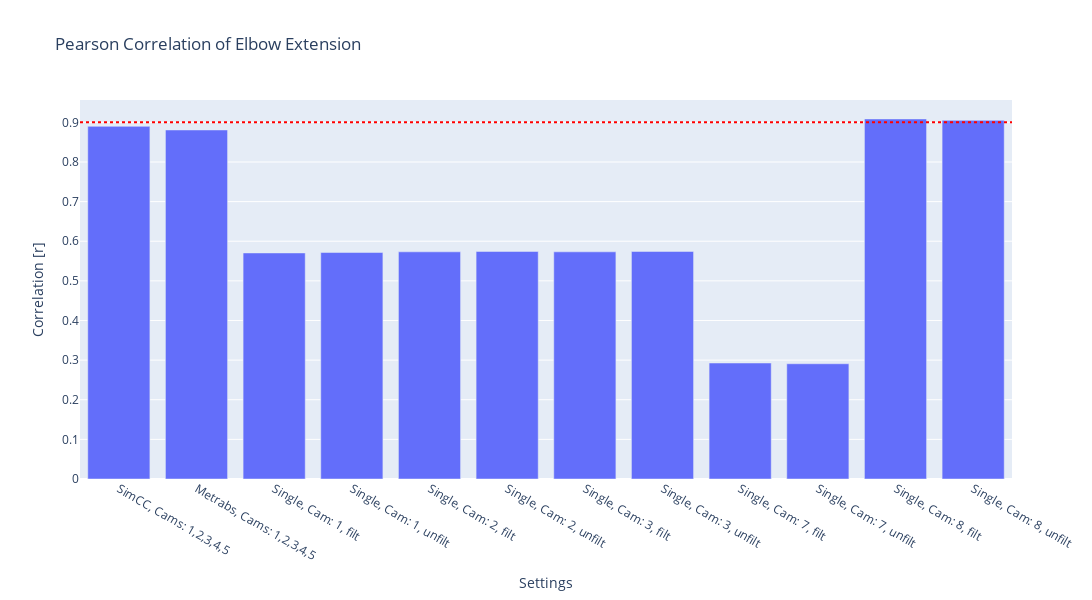
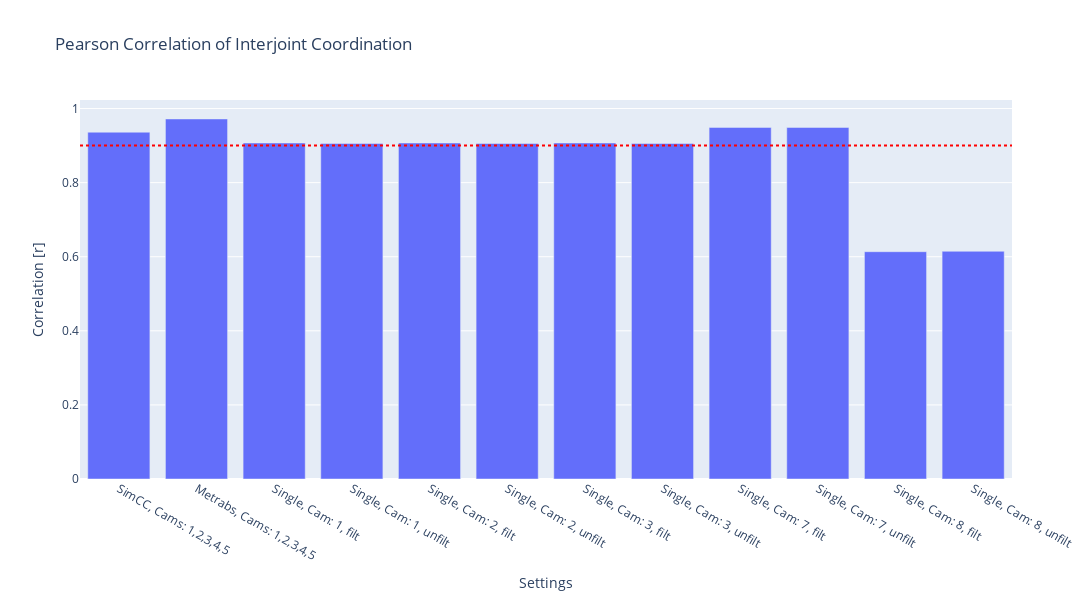
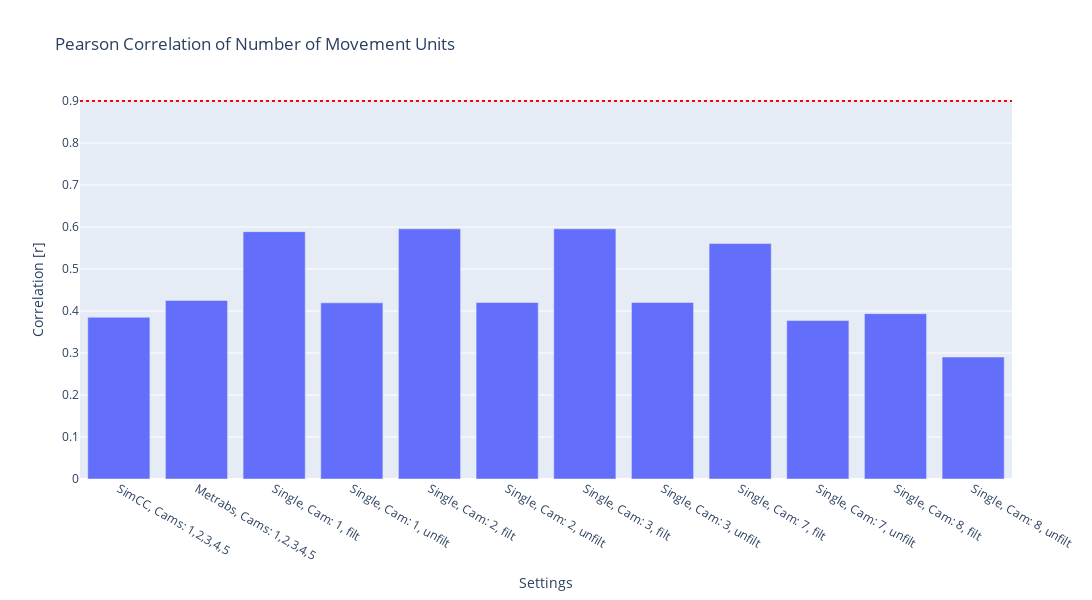
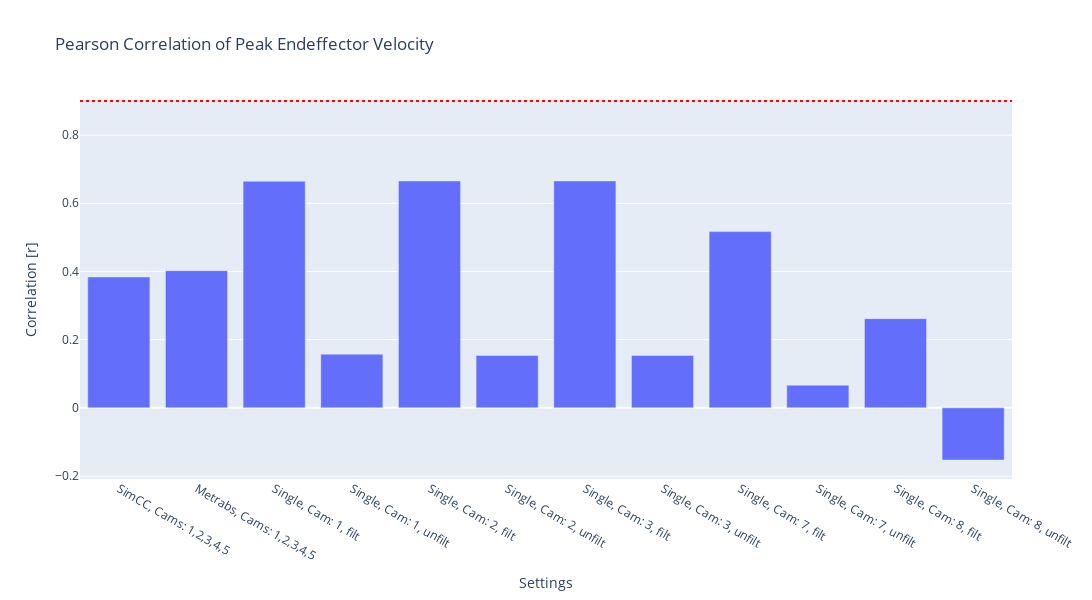

The notebook cell these images were saved under, in order:
### Code cell
measures = df_plot['measure'].unique()

for measure in measures:
    df_plot_measure = df_plot[df_plot['measure'] == measure]
    title_name = get_title_measure_name(measure)
    
    fig = px.bar(df_plot_measure[df_plot_measure['id_s'].isin(idx_s_reduced)], x='id_s_name', y='correlation', title=f'Pearson Correlation of {title_name}', labels={'correlation': 'Pearson Correlation', 'id_s': 'Subject ID', 'measure': 'Kin. Measure'},
                 template = 'plotly')
    
    fig.add_hline(y=0.9, line_dash='dot', line_color='red', name = 'minimum correlation')
    
    fig.update_layout(title= f'Pearson Correlation of {title_name}',
              xaxis_title=f'Settings',
              yaxis_title=f'Correlation [r]',
                      width=1300, height=600
              )
    
    fig.show()
    os.makedirs(os.path.join(dir_plots_cat, '04_correlation'), exist_ok=True)
    
    path = os.path.join(dir_plots_cat, '04_correlation', f'pearson_corr_{measure}.html')
    fig.write_html(path)
    
    path = os.path.join(dir_plots_cat, '04_correlation', f'pearson_corr_{measure}.png')
    fig.write_image(path, scale = 5)

### Figure 1 — Plotly figure (JSON) as saved in the notebook; plotly's stock layout.template omitted (floating-point values rounded to 4 significant figures)
{"data": [{"alignmentgroup": "True", "hovertemplate": "id_s_name=%{x}<br>Pearson Correlation=%{y}<extra></extra>", "legendgroup": "", "marker": {"color": "#636efa", "pattern": {"shape": ""}}, "name": "", "offsetgroup": "", "orientation": "v", "showlegend": false, "textposition": "auto", "x": ["SimCC, Cams: 1,2,3,4,5", "Metrabs, Cams: 1,2,3,4,5", "Single, Cam: 1, filt", "Single, Cam: 1, unfilt", "Single, Cam: 2, filt", "Single, Cam: 2, unfilt", "Single, Cam: 3, filt", "Single, Cam: 3, unfilt", "Single, Cam: 7, filt", "Single, Cam: 7, unfilt", "Single, Cam: 8, filt", "Single, Cam: 8, unfilt"], "xaxis": "x", "y": [0.8899, 0.8807, 0.5704, 0.5715, 0.5733, 0.5742, 0.5733, 0.5742, 0.2927, 0.2908, 0.9086, 0.905], "yaxis": "y", "type": "bar"}], "layout": {"xaxis": {"anchor": "y", "domain": [0.0, 1.0], "title": {"text": "Settings"}}, "yaxis": {"anchor": "x", "domain": [0.0, 1.0], "title": {"text": "Correlation [r]"}}, "legend": {"tracegroupgap": 0}, "title": {"text": "Pearson Correlation of Elbow Extension"}, "barmode": "relative", "shapes": [{"line": {"color": "red", "dash": "dot"}, "name": "minimum correlation", "type": "line", "x0": 0, "x1": 1, "xref": "x domain", "y0": 0.9, "y1": 0.9, "yref": "y"}], "width": 1300, "height": 600}}

### Figure 2 — Plotly figure (JSON) as saved in the notebook; plotly's stock layout.template omitted (floating-point values rounded to 4 significant figures)
{"data": [{"alignmentgroup": "True", "hovertemplate": "id_s_name=%{x}<br>Pearson Correlation=%{y}<extra></extra>", "legendgroup": "", "marker": {"color": "#636efa", "pattern": {"shape": ""}}, "name": "", "offsetgroup": "", "orientation": "v", "showlegend": false, "textposition": "auto", "x": ["SimCC, Cams: 1,2,3,4,5", "Metrabs, Cams: 1,2,3,4,5", "Single, Cam: 1, filt", "Single, Cam: 1, unfilt", "Single, Cam: 2, filt", "Single, Cam: 2, unfilt", "Single, Cam: 3, filt", "Single, Cam: 3, unfilt", "Single, Cam: 7, filt", "Single, Cam: 7, unfilt", "Single, Cam: 8, filt", "Single, Cam: 8, unfilt"], "xaxis": "x", "y": [0.9362, 0.972, 0.9071, 0.906, 0.9071, 0.9059, 0.9071, 0.9059, 0.9491, 0.9491, 0.6136, 0.6147], "yaxis": "y", "type": "bar"}], "layout": {"xaxis": {"anchor": "y", "domain": [0.0, 1.0], "title": {"text": "Settings"}}, "yaxis": {"anchor": "x", "domain": [0.0, 1.0], "title": {"text": "Correlation [r]"}}, "legend": {"tracegroupgap": 0}, "title": {"text": "Pearson Correlation of Interjoint Coordination"}, "barmode": "relative", "shapes": [{"line": {"color": "red", "dash": "dot"}, "name": "minimum correlation", "type": "line", "x0": 0, "x1": 1, "xref": "x domain", "y0": 0.9, "y1": 0.9, "yref": "y"}], "width": 1300, "height": 600}}

### Figure 3 — Plotly figure (JSON) as saved in the notebook; plotly's stock layout.template omitted (floating-point values rounded to 4 significant figures)
{"data": [{"alignmentgroup": "True", "hovertemplate": "id_s_name=%{x}<br>Pearson Correlation=%{y}<extra></extra>", "legendgroup": "", "marker": {"color": "#636efa", "pattern": {"shape": ""}}, "name": "", "offsetgroup": "", "orientation": "v", "showlegend": false, "textposition": "auto", "x": ["SimCC, Cams: 1,2,3,4,5", "Metrabs, Cams: 1,2,3,4,5", "Single, Cam: 1, filt", "Single, Cam: 1, unfilt", "Single, Cam: 2, filt", "Single, Cam: 2, unfilt", "Single, Cam: 3, filt", "Single, Cam: 3, unfilt", "Single, Cam: 7, filt", "Single, Cam: 7, unfilt", "Single, Cam: 8, filt", "Single, Cam: 8, unfilt"], "xaxis": "x", "y": [0.3851, 0.4251, 0.589, 0.4194, 0.5956, 0.4202, 0.5956, 0.4202, 0.5608, 0.3772, 0.3936, 0.2904], "yaxis": "y", "type": "bar"}], "layout": {"xaxis": {"anchor": "y", "domain": [0.0, 1.0], "title": {"text": "Settings"}}, "yaxis": {"anchor": "x", "domain": [0.0, 1.0], "title": {"text": "Correlation [r]"}}, "legend": {"tracegroupgap": 0}, "title": {"text": "Pearson Correlation of Number of Movement Units"}, "barmode": "relative", "shapes": [{"line": {"color": "red", "dash": "dot"}, "name": "minimum correlation", "type": "line", "x0": 0, "x1": 1, "xref": "x domain", "y0": 0.9, "y1": 0.9, "yref": "y"}], "width": 1300, "height": 600}}

### Figure 4 — Plotly figure (JSON) as saved in the notebook; plotly's stock layout.template omitted (floating-point values rounded to 4 significant figures)
{"data": [{"alignmentgroup": "True", "hovertemplate": "id_s_name=%{x}<br>Pearson Correlation=%{y}<extra></extra>", "legendgroup": "", "marker": {"color": "#636efa", "pattern": {"shape": ""}}, "name": "", "offsetgroup": "", "orientation": "v", "showlegend": false, "textposition": "auto", "x": ["SimCC, Cams: 1,2,3,4,5", "Metrabs, Cams: 1,2,3,4,5", "Single, Cam: 1, filt", "Single, Cam: 1, unfilt", "Single, Cam: 2, filt", "Single, Cam: 2, unfilt", "Single, Cam: 3, filt", "Single, Cam: 3, unfilt", "Single, Cam: 7, filt", "Single, Cam: 7, unfilt", "Single, Cam: 8, filt", "Single, Cam: 8, unfilt"], "xaxis": "x", "y": [0.384, 0.4024, 0.6648, 0.1575, 0.6656, 0.1537, 0.6656, 0.1537, 0.5169, 0.06661, 0.2617, -0.153], "yaxis": "y", "type": "bar"}], "layout": {"xaxis": {"anchor": "y", "domain": [0.0, 1.0], "title": {"text": "Settings"}}, "yaxis": {"anchor": "x", "domain": [0.0, 1.0], "title": {"text": "Correlation [r]"}}, "legend": {"tracegroupgap": 0}, "title": {"text": "Pearson Correlation of Peak Endeffector Velocity"}, "barmode": "relative", "shapes": [{"line": {"color": "red", "dash": "dot"}, "name": "minimum correlation", "type": "line", "x0": 0, "x1": 1, "xref": "x domain", "y0": 0.9, "y1": 0.9, "yref": "y"}], "width": 1300, "height": 600}}
